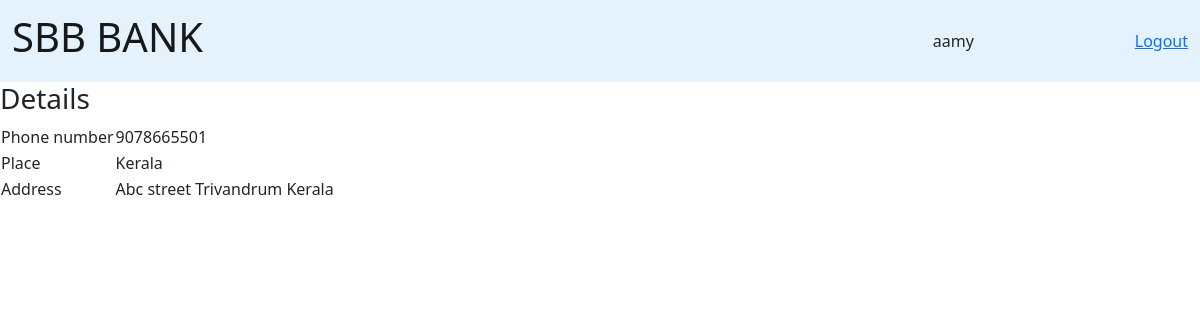
The page /profiles/viewprofile2 (signed in) on the database its author committed.
### profiles/models.py (models this page shows, shortened)
class UserProfile(models.Model):
    user = models.OneToOneField(User, on_delete=models.CASCADE)
    phone_no = models.IntegerField()
    Place = models.CharField(max_length=100, default='')
    address = models.TextField()

### profiles/views.py (the view)
# urls.py: path('viewprofile<int:pk>', login_required(ViewProfile.as_view()), name='viewprofile'),
class ViewProfile(LoginRequiredMixin,DetailView):
    model = UserProfile
    fields="__all__"
    success_url = reverse_lazy('profilehome')
    template_name = "profiles/viewprofile.html"

### profiles/templates/profiles/viewprofile.html
{% extends 'profiles/base.html'%}
{% block body_block %}
<h3>Details</h3>
<table>
  <tr>
      <td>Phone number</td>
      <td>{{object.phone_no}}</td>
  </tr>
    <tr>
      <td>Place</td>
      <td>{{object.Place}}</td>
    </tr>
    <tr>
      <td>Address</td>
        <td>{{object.address}}</td>
    </tr>
</table>
{%endblock%}

### profiles/templates/profiles/base.html (shortened to what this page needs)
<!DOCTYPE html>
{%load static%}
<html lang="en">
<head>
    <link href="https://cdn.jsdelivr.net/npm/bootstrap@5.0.0-beta2/dist/css/bootstrap.min.css" rel="stylesheet"
>
</head>
<body>
<nav class="navbar navbar-light" style="background-color: #e3f2fd;">
    <div class="container-fluid">
        <span class="navbar-brand mb-0 h1"><h1>SBB BANK</h1></span>
        <div class="navbar-text col-4">
            </div>
        {{user}}
        <a href="{%url 'logout'%}">Logout</a>
    </div>
</nav>
{% block body_block %}
{% endblock %}
</body>
</html>

### rows shown on the page
UserProfile: phone_no "9078665501", Place "Kerala", address "Abc street Trivandrum Kerala"

### other values the page prints
{{ user }} "aamy"
